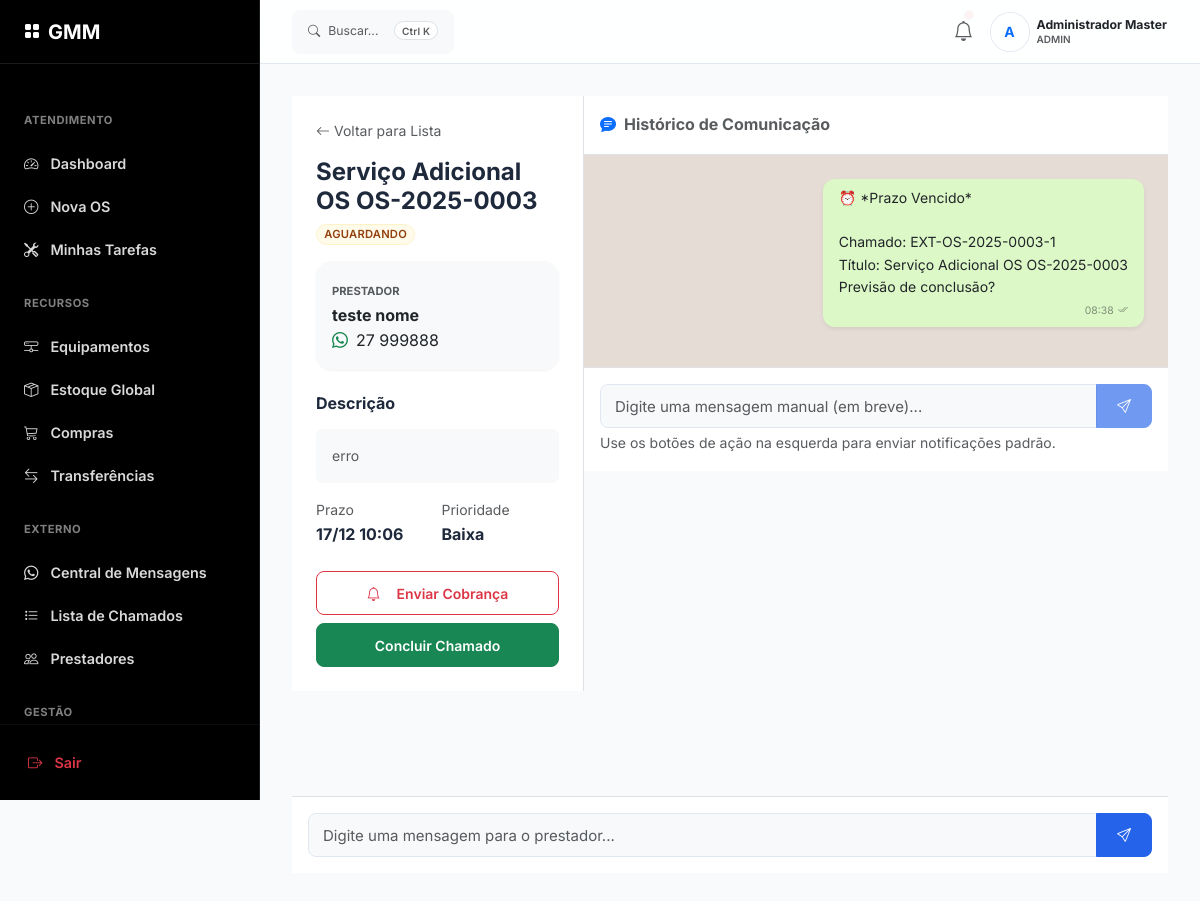
The app's page /terceirizados/chamados/3 (signed in), older data.
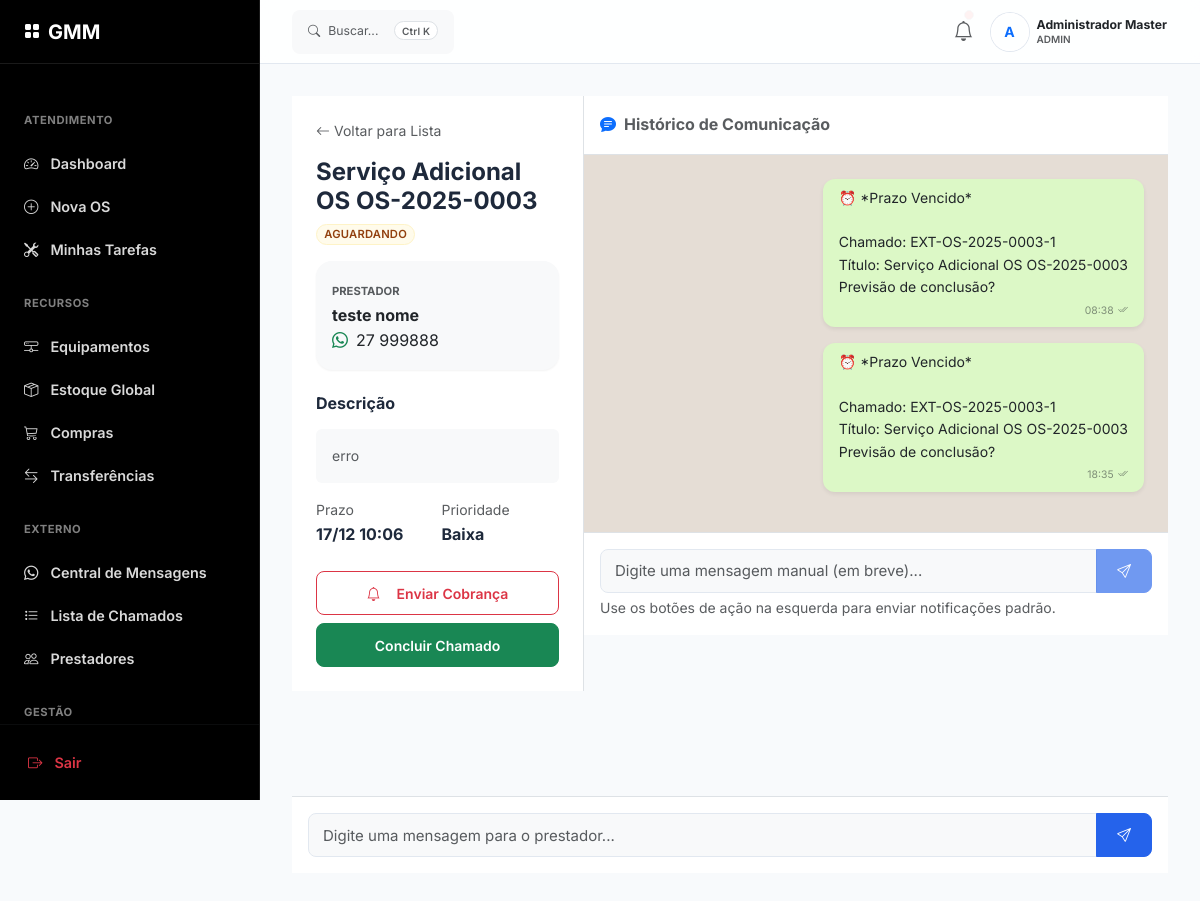
The same page, newer data.
### app/models/terceirizados_models.py (models this page shows)
class HistoricoNotificacao(db.Model):
    __tablename__ = 'historico_notificacoes'
    id = db.Column(db.Integer, primary_key=True)
    chamado_id = db.Column(db.Integer, db.ForeignKey('chamados_externos.id'), nullable=True)
    tipo = db.Column(db.String(20), nullable=False) # criacao, lembrete, cobranca, resposta_auto
    remetente = db.Column(db.String(20), nullable=True) # Para inbound
    destinatario = db.Column(db.String(20), nullable=True) # Pode ser null se inbound? Ou usamos para o 'sistema'
    mensagem = db.Column(db.Text, nullable=False)
    status_envio = db.Column(db.String(20), default='pendente') # pendente, enviado, falhou
    resposta_api = db.Column(db.Text) # JSON log
    tentativas = db.Column(db.Integer, default=0)
    enviado_em = db.Column(db.DateTime)
    direcao = db.Column(db.String(10), default='outbound')
    mensagem_hash = db.Column(db.String(64), index=True)
    prioridade = db.Column(db.Integer, default=0, index=True)
    criado_em = db.Column(db.DateTime, default=datetime.utcnow)

### app/routes/terceirizados.py (the view)
@bp.route('/chamados/<int:id>', methods=['GET'])
@login_required
def detalhes_chamado(id):
    chamado = ChamadoExterno.query.get_or_404(id)
    mensagens = HistoricoNotificacao.query.filter_by(chamado_id=id)\
        .order_by(HistoricoNotificacao.criado_em.asc()).all()
    return render_template('chamado_detalhe.html',
                         chamado=chamado,
                         mensagens=mensagens)

### app/templates/chamado_detalhe.html (shortened to what the changed rows need)
{% extends "base.html" %}
{% block content %}
<div class="row h-100 g-0" style="min-height: calc(100vh - 100px);">
    <div class="col-md-8 d-flex flex-column h-100 bg-light">
        <div class="flex-grow-1 p-4 overflow-auto" id="chatContainer" style="background-color: #e5ddd5;">
            {% for msg in mensagens %}
            <div
                class="d-flex mb-3 {{ 'justify-content-end' if msg.direcao == 'outbound' else 'justify-content-start' }}">
                <div
                    class="card border-0 shadow-sm chat-bubble {{ 'chat-outbound' if msg.direcao == 'outbound' else 'chat-inbound' }}">
                    <div class="card-body p-2 px-3">
                        <div class="small mb-1 text-dark" style="white-space: pre-wrap;">{{ msg.mensagem }}</div>
                        <div class="d-flex align-items-center justify-content-end gap-1 opacity-50"
                            style="font-size: 0.65rem;">
                            <span>{{ msg.criado_em.strftime('%H:%M') }}</span>
                            {% if msg.direcao == 'outbound' %}
                            <i
                                class="bi bi-check2-all {{ 'text-primary' if msg.status_envio == 'entregue' or msg.status_envio == 'enviado' else '' }}"></i>
                            {% endif %}
                        </div>
                    </div>
                </div>
            </div>
            {% else %}
            <div class="text-center text-muted py-5">
                <i class="bi bi-chat-square-dots fs-1 d-block mb-2 opacity-25"></i>
                <p>Nenhuma mensagem trocada ainda.</p>
            </div>
            {% endfor %}
        </div>
    </div>
</div>
{% endblock %}

Row changes from the older to the newer data that the page shows:
added HistoricoNotificacao: mensagem "⏰ *Prazo Vencido* Chamado: EXT-OS-2025-0003-1 Título: Serviço Adicional OS OS-2025-0003 Previsão de conclusão?", criado_em "18:35"
